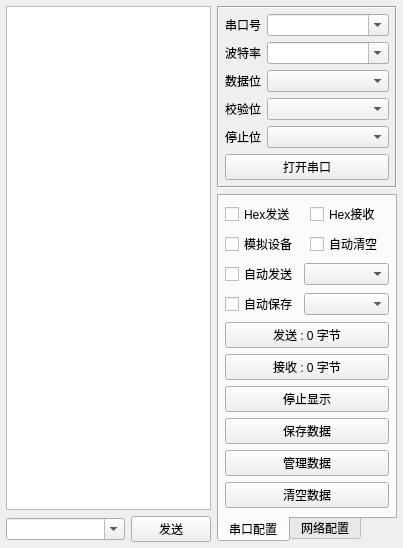
<?xml version="1.0" encoding="UTF-8"?>
<ui version="4.0">
 <class>frmComTool</class>
 <widget class="QWidget" name="frmComTool">
  <property name="geometry">
   <rect>
    <x>0</x>
    <y>0</y>
    <width>403</width>
    <height>422</height>
   </rect>
  </property>
  <layout class="QGridLayout" name="gridLayout_6">
   <property name="leftMargin">
    <number>6</number>
   </property>
   <property name="topMargin">
    <number>6</number>
   </property>
   <property name="rightMargin">
    <number>6</number>
   </property>
   <property name="bottomMargin">
    <number>6</number>
   </property>
   <item row="0" column="1" rowspan="2">
    <widget class="QWidget" name="widgetRight" native="true">
     <property name="minimumSize">
      <size>
       <width>180</width>
       <height>0</height>
      </size>
     </property>
     <property name="maximumSize">
      <size>
       <width>180</width>
       <height>16777215</height>
      </size>
     </property>
     <layout class="QVBoxLayout" name="verticalLayout">
      <property name="leftMargin">
       <number>0</number>
      </property>
      <property name="topMargin">
       <number>0</number>
      </property>
      <property name="rightMargin">
       <number>0</number>
      </property>
      <property name="bottomMargin">
       <number>0</number>
      </property>
      <item>
       <widget class="QFrame" name="frameTop">
        <property name="frameShape">
         <enum>QFrame::Shape::Box</enum>
        </property>
        <property name="frameShadow">
         <enum>QFrame::Shadow::Sunken</enum>
        </property>
        <layout class="QGridLayout" name="gridLayout_3">
         <property name="leftMargin">
          <number>6</number>
         </property>
         <property name="topMargin">
          <number>6</number>
         </property>
         <property name="rightMargin">
          <number>6</number>
         </property>
         <property name="bottomMargin">
          <number>6</number>
         </property>
         <item row="0" column="0">
          <widget class="QLabel" name="labPortName">
           <property name="text">
            <string>串口号</string>
           </property>
          </widget>
         </item>
         <item row="0" column="1">
          <widget class="QComboBox" name="cboxPortName">
           <property name="sizePolicy">
            <sizepolicy hsizetype="Preferred" vsizetype="Fixed">
             <horstretch>1</horstretch>
             <verstretch>0</verstretch>
            </sizepolicy>
           </property>
           <property name="editable">
            <bool>true</bool>
           </property>
          </widget>
         </item>
         <item row="1" column="0">
          <widget class="QLabel" name="labBaudRate">
           <property name="text">
            <string>波特率</string>
           </property>
          </widget>
         </item>
         <item row="1" column="1">
          <widget class="QComboBox" name="cboxBaudRate">
           <property name="sizePolicy">
            <sizepolicy hsizetype="Preferred" vsizetype="Fixed">
             <horstretch>1</horstretch>
             <verstretch>0</verstretch>
            </sizepolicy>
           </property>
           <property name="editable">
            <bool>true</bool>
           </property>
          </widget>
         </item>
         <item row="2" column="0">
          <widget class="QLabel" name="labDataBit">
           <property name="text">
            <string>数据位</string>
           </property>
          </widget>
         </item>
         <item row="2" column="1">
          <widget class="QComboBox" name="cboxDataBit">
           <property name="sizePolicy">
            <sizepolicy hsizetype="Preferred" vsizetype="Fixed">
             <horstretch>1</horstretch>
             <verstretch>0</verstretch>
            </sizepolicy>
           </property>
          </widget>
         </item>
         <item row="3" column="0">
          <widget class="QLabel" name="labParity">
           <property name="text">
            <string>校验位</string>
           </property>
          </widget>
         </item>
         <item row="3" column="1">
          <widget class="QComboBox" name="cboxParity">
           <property name="sizePolicy">
            <sizepolicy hsizetype="Preferred" vsizetype="Fixed">
             <horstretch>1</horstretch>
             <verstretch>0</verstretch>
            </sizepolicy>
           </property>
          </widget>
         </item>
         <item row="4" column="0">
          <widget class="QLabel" name="labStopBit">
           <property name="text">
            <string>停止位</string>
           </property>
          </widget>
         </item>
         <item row="4" column="1">
          <widget class="QComboBox" name="cboxStopBit">
           <property name="sizePolicy">
            <sizepolicy hsizetype="Preferred" vsizetype="Fixed">
             <horstretch>1</horstretch>
             <verstretch>0</verstretch>
            </sizepolicy>
           </property>
          </widget>
         </item>
         <item row="5" column="0" colspan="2">
          <widget class="QPushButton" name="btnOpen">
           <property name="text">
            <string>打开串口</string>
           </property>
          </widget>
         </item>
        </layout>
       </widget>
      </item>
      <item>
       <widget class="QTabWidget" name="tabWidget">
        <property name="tabPosition">
         <enum>QTabWidget::TabPosition::South</enum>
        </property>
        <property name="currentIndex">
         <number>0</number>
        </property>
        <widget class="QWidget" name="tab">
         <attribute name="title">
          <string>串口配置</string>
         </attribute>
         <layout class="QGridLayout" name="gridLayout_5">
          <property name="leftMargin">
           <number>6</number>
          </property>
          <property name="topMargin">
           <number>6</number>
          </property>
          <property name="rightMargin">
           <number>6</number>
          </property>
          <property name="bottomMargin">
           <number>6</number>
          </property>
          <item row="0" column="0">
           <widget class="QCheckBox" name="ckHexSend">
            <property name="text">
             <string>Hex发送</string>
            </property>
           </widget>
          </item>
          <item row="0" column="1">
           <widget class="QCheckBox" name="ckHexReceive">
            <property name="text">
             <string>Hex接收</string>
            </property>
           </widget>
          </item>
          <item row="1" column="0">
           <widget class="QCheckBox" name="ckDebug">
            <property name="text">
             <string>模拟设备</string>
            </property>
           </widget>
          </item>
          <item row="1" column="1">
           <widget class="QCheckBox" name="ckAutoClear">
            <property name="text">
             <string>自动清空</string>
            </property>
           </widget>
          </item>
          <item row="2" column="0" colspan="2">
           <layout class="QGridLayout" name="gridLayout">
            <item row="0" column="0">
             <widget class="QCheckBox" name="ckAutoSend">
              <property name="text">
               <string>自动发送</string>
              </property>
             </widget>
            </item>
            <item row="0" column="1">
             <widget class="QComboBox" name="cboxSendInterval">
              <property name="sizePolicy">
               <sizepolicy hsizetype="Expanding" vsizetype="Fixed">
                <horstretch>0</horstretch>
                <verstretch>0</verstretch>
               </sizepolicy>
              </property>
             </widget>
            </item>
            <item row="1" column="0">
             <widget class="QCheckBox" name="ckAutoSave">
              <property name="text">
               <string>自动保存</string>
              </property>
             </widget>
            </item>
            <item row="1" column="1">
             <widget class="QComboBox" name="cboxSaveInterval">
              <property name="sizePolicy">
               <sizepolicy hsizetype="Expanding" vsizetype="Fixed">
                <horstretch>0</horstretch>
                <verstretch>0</verstretch>
               </sizepolicy>
              </property>
             </widget>
            </item>
           </layout>
          </item>
          <item row="3" column="0" colspan="2">
           <widget class="QPushButton" name="btnSendCount">
            <property name="text">
             <string>发送 : 0 字节</string>
            </property>
           </widget>
          </item>
          <item row="4" column="0" colspan="2">
           <widget class="QPushButton" name="btnReceiveCount">
            <property name="text">
             <string>接收 : 0 字节</string>
            </property>
           </widget>
          </item>
          <item row="5" column="0" colspan="2">
           <widget class="QPushButton" name="btnStopShow">
            <property name="text">
             <string>停止显示</string>
            </property>
           </widget>
          </item>
          <item row="6" column="0" colspan="2">
           <widget class="QPushButton" name="btnSave">
            <property name="text">
             <string>保存数据</string>
            </property>
           </widget>
          </item>
          <item row="7" column="0" colspan="2">
           <widget class="QPushButton" name="btnData">
            <property name="text">
             <string>管理数据</string>
            </property>
           </widget>
          </item>
          <item row="8" column="0" colspan="2">
           <widget class="QPushButton" name="btnClear">
            <property name="text">
             <string>清空数据</string>
            </property>
           </widget>
          </item>
          <item row="9" column="0" colspan="2">
           <spacer name="verticalSpacer">
            <property name="orientation">
             <enum>Qt::Orientation::Vertical</enum>
            </property>
            <property name="sizeHint" stdset="0">
             <size>
              <width>20</width>
              <height>2</height>
             </size>
            </property>
           </spacer>
          </item>
         </layout>
        </widget>
        <widget class="QWidget" name="tab_2">
         <attribute name="title">
          <string>网络配置</string>
         </attribute>
         <layout class="QGridLayout" name="gridLayout_2">
          <property name="leftMargin">
           <number>6</number>
          </property>
          <property name="topMargin">
           <number>6</number>
          </property>
          <property name="rightMargin">
           <number>6</number>
          </property>
          <property name="bottomMargin">
           <number>6</number>
          </property>
          <item row="0" column="0" colspan="2">
           <layout class="QGridLayout" name="gridLayout_4">
            <item row="3" column="0">
             <widget class="QLabel" name="labListenPort">
              <property name="text">
               <string>监听端口</string>
              </property>
             </widget>
            </item>
            <item row="1" column="0">
             <widget class="QLabel" name="labServerIP">
              <property name="text">
               <string>远程地址</string>
              </property>
             </widget>
            </item>
            <item row="4" column="1">
             <widget class="QComboBox" name="cboxSleepTime"/>
            </item>
            <item row="1" column="1">
             <widget class="QLineEdit" name="txtServerIP">
              <property name="text">
               <string/>
              </property>
             </widget>
            </item>
            <item row="2" column="0">
             <widget class="QLabel" name="labServerPort">
              <property name="text">
               <string>远程端口</string>
              </property>
             </widget>
            </item>
            <item row="2" column="1">
             <widget class="QLineEdit" name="txtServerPort">
              <property name="text">
               <string/>
              </property>
             </widget>
            </item>
            <item row="4" column="0">
             <widget class="QLabel" name="labSleepTime">
              <property name="text">
               <string>延时时间</string>
              </property>
             </widget>
            </item>
            <item row="3" column="1">
             <widget class="QLineEdit" name="txtListenPort"/>
            </item>
            <item row="0" column="0">
             <widget class="QLabel" name="labMode">
              <property name="text">
               <string>转换模式</string>
              </property>
             </widget>
            </item>
            <item row="0" column="1">
             <widget class="QComboBox" name="cboxMode">
              <item>
               <property name="text">
                <string>Tcp_Client</string>
               </property>
              </item>
              <item>
               <property name="text">
                <string>Tcp_Server</string>
               </property>
              </item>
              <item>
               <property name="text">
                <string>Udp_Client</string>
               </property>
              </item>
              <item>
               <property name="text">
                <string>Udp_Server</string>
               </property>
              </item>
             </widget>
            </item>
           </layout>
          </item>
          <item row="2" column="0" colspan="2">
           <widget class="QPushButton" name="btnStart">
            <property name="text">
             <string>启动</string>
            </property>
           </widget>
          </item>
          <item row="3" column="0" colspan="2">
           <spacer name="verticalSpacer_2">
            <property name="orientation">
             <enum>Qt::Orientation::Vertical</enum>
            </property>
            <property name="sizeHint" stdset="0">
             <size>
              <width>20</width>
              <height>59</height>
             </size>
            </property>
           </spacer>
          </item>
          <item row="1" column="0" colspan="2">
           <widget class="QCheckBox" name="ckAutoConnect">
            <property name="text">
             <string>自动重连网络</string>
            </property>
           </widget>
          </item>
         </layout>
        </widget>
       </widget>
      </item>
     </layout>
    </widget>
   </item>
   <item row="0" column="0">
    <widget class="QTextEdit" name="txtMain">
     <property name="enabled">
      <bool>true</bool>
     </property>
     <property name="frameShape">
      <enum>QFrame::Shape::StyledPanel</enum>
     </property>
     <property name="verticalScrollBarPolicy">
      <enum>Qt::ScrollBarPolicy::ScrollBarAsNeeded</enum>
     </property>
     <property name="horizontalScrollBarPolicy">
      <enum>Qt::ScrollBarPolicy::ScrollBarAsNeeded</enum>
     </property>
     <property name="readOnly">
      <bool>true</bool>
     </property>
    </widget>
   </item>
   <item row="1" column="0">
    <widget class="QWidget" name="widget" native="true">
     <layout class="QHBoxLayout" name="horizontalLayout">
      <property name="leftMargin">
       <number>0</number>
      </property>
      <property name="topMargin">
       <number>0</number>
      </property>
      <property name="rightMargin">
       <number>0</number>
      </property>
      <property name="bottomMargin">
       <number>0</number>
      </property>
      <item>
       <widget class="QComboBox" name="cboxData">
        <property name="sizePolicy">
         <sizepolicy hsizetype="Ignored" vsizetype="Fixed">
          <horstretch>0</horstretch>
          <verstretch>0</verstretch>
         </sizepolicy>
        </property>
        <property name="editable">
         <bool>true</bool>
        </property>
        <property name="duplicatesEnabled">
         <bool>false</bool>
        </property>
       </widget>
      </item>
      <item>
       <widget class="QPushButton" name="btnSend">
        <property name="minimumSize">
         <size>
          <width>80</width>
          <height>0</height>
         </size>
        </property>
        <property name="maximumSize">
         <size>
          <width>80</width>
          <height>16777215</height>
         </size>
        </property>
        <property name="text">
         <string>发送</string>
        </property>
       </widget>
      </item>
     </layout>
    </widget>
   </item>
  </layout>
 </widget>
 <resources/>
 <connections/>
</ui>
